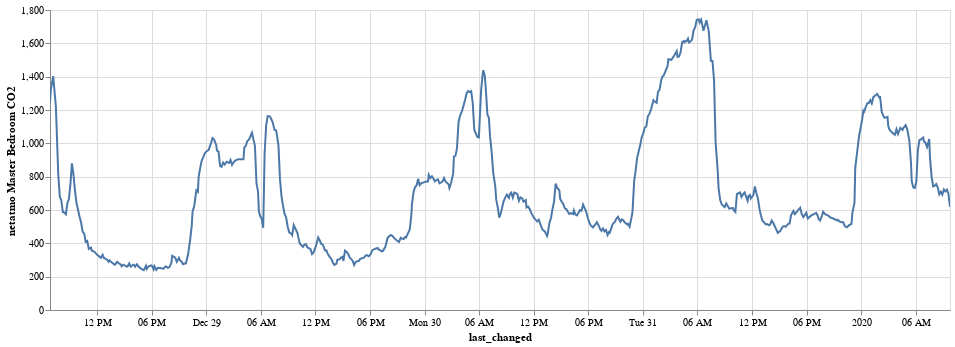

Write notebook code for a chart like this one.
### Code cell
alt.Chart(co2_sensor).mark_line().encode(
    x='last_changed',
    y=alt.Y('state', title=co2_sensor.iloc[0]['friendly_name']),
  #  color='entity_name',
    tooltip=['entity_id', 'state', 'last_changed']
).properties(
    width=900,
    height=300
).interactive()

### Figure 1 — Vega-Lite specification as saved in the notebook (floating-point values rounded to 4 significant figures; data arrays with more than 128 entries replaced by an {"elided": "..."} marker saying what was removed)
{"$schema": "https://vega.github.io/schema/vega-lite/v3.4.0.json", "config": {"mark": {"tooltip": null}, "view": {"height": 300, "width": 400}}, "data": {"name": "data-f51a2002804c24aefe6af6713507a82a"}, "datasets": {"data-f51a2002804c24aefe6af6713507a82a": {"elided": "546 records"}}, "encoding": {"tooltip": [{"field": "entity_id", "type": "nominal"}, {"field": "state", "type": "quantitative"}, {"field": "last_changed", "type": "temporal"}], "x": {"field": "last_changed", "type": "temporal"}, "y": {"field": "state", "title": "netatmo Master Bedroom CO2", "type": "quantitative"}}, "height": 300, "mark": "line", "selection": {"selector001": {"bind": "scales", "encodings": ["x", "y"], "type": "interval"}}, "width": 900}
